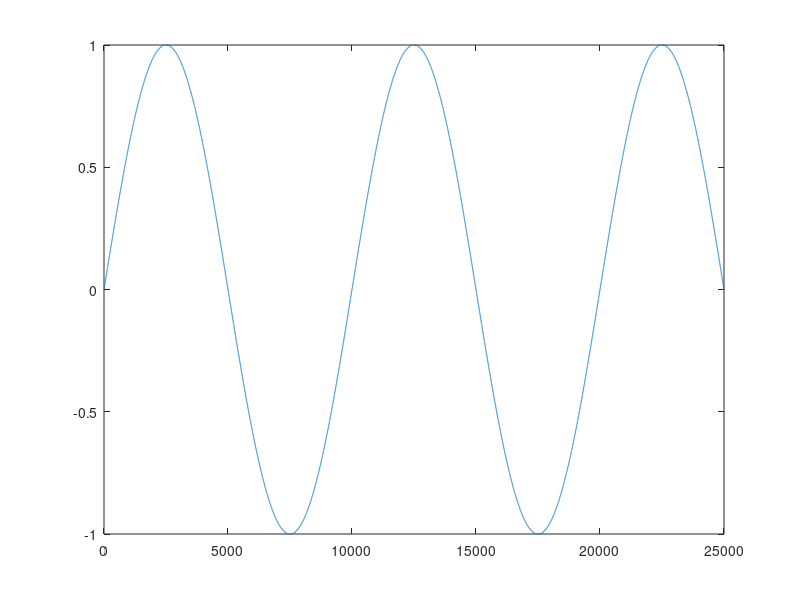

Recreate this plot in MATLAB.
%
% testSpeed
%
%   script to test teh update speed of a graph (stripchart
%
%

  buffer = zeros(25000,1)';

  for i=1:25000, buffer(i) = sin(2 * pi * i /10000); end

  plot(buffer);
  
  haxis = get(gcf,'children');
  hline = get(haxis,"children");


  
  tic;
  for i=1:2500
    tmp = buffer(1:50);
    buffer(1:24950) = buffer(51:end);
    buffer(24951:end) = tmp;
    set(hline,'YData',buffer);
    drawnow limitrate;
  end
  elapsed_time = toc/2500
